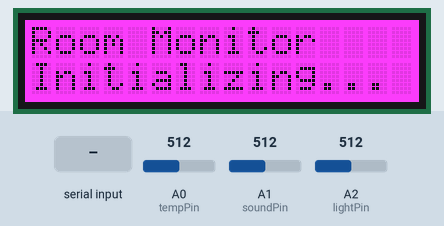
The sketch below on a simulated Arduino Uno, built with avr-gcc and run on an emulated ATmega328P. Parts: 16×2 character LCD. Inputs (shaded band) come from the test bench; at power-on: A0 (tempPin) = 512, A1 (soundPin) = 512, A2 (lightPin) = 512. What the sketch prints to the serial monitor is not drawn.

Above: at 3.2 s.
3.3 s: "1\n" received over Serial
At 4.3 s:
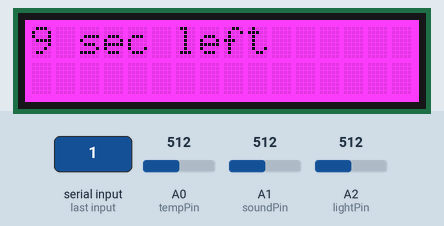
At 15.6 s:
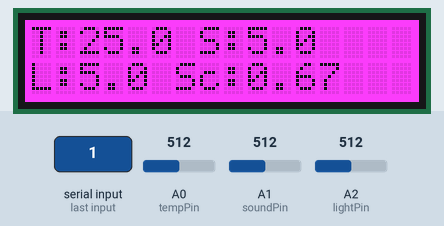
Timing chart, 0 to 16.2 s (numbered marks = the images above; inputs shaded):
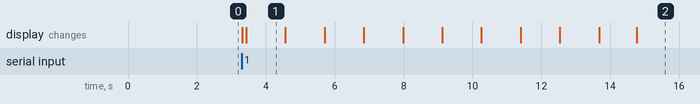

The sketch:

project.ino
```cpp
#include <Wire.h>
#include "rgb_lcd.h"
#include <Arduino.h>

// Initialize the LCD object
rgb_lcd lcd;

// Define RGB color values
const int colorR = 255;
const int colorG = 0;
const int colorB = 255;

// Pins for sensors
int B = 3975;            // B value of the thermistor
const int tempPin = A0;
const int soundPin = A1;
const int lightPin = A2;

// Structure to define a range with minimum and maximum values
struct Range {
    float min;
    float max;
};

// Ranges for normalization
const Range tempRange = {15.0, 25.0};    // Range for temperature
const Range lightRange = {0.0, 10.0};    // Range for light
const Range soundRange = {0.0, 10.0};    // Range for sound

// Weights for the score calculation
const float weightTemp = 0.34;
const float weightLight = 0.33;
const float weightSound = 0.33;

// Function to normalize a value within a range
float normalize(float value, float min, float max) {
    float normalized = (value - min) / (max - min);
    //return constrain(normalized, 0.0, 1.0); // Constrain between 0 and 1
    return normalized;
}

// Function to calculate the score
float calculateScore(float temp, float sound, float light) {
    float normalizedTemp = normalize(temp, tempRange.min, tempRange.max);
    Serial.println("Normalized Temperature: " + String(normalizedTemp));
    float normalizedSound = normalize(sound, soundRange.min, soundRange.max);
    Serial.println("Normalized Sound: " + String(normalizedSound));
    float normalizedLight = normalize(light, lightRange.min, lightRange.max);
    Serial.println("Normalized Light: " + String(normalizedLight));

    // Calculate the weighted score
    float score = (weightTemp * normalizedTemp) +
                  (weightSound * normalizedSound) +
                  (weightLight * normalizedLight);

    Serial.println("Score: " + String(score));
    return score;
}

void setup() {
  // Initialize LCD
  lcd.begin(16, 2);
  lcd.setRGB(colorR, colorG, colorB);

  // Initialize Serial communication
  Serial.begin(9600);
  while (!Serial) {
    ; // Wait for serial port to connect. Needed for native USB
  }

  // Display a startup message
  lcd.setCursor(0, 0);
  lcd.print("Room Monitor");
  lcd.setCursor(0, 1);
  lcd.print("Initializing...");

  delay(2000);

  Serial.println("ARDUINO: Waiting for room ID...");
}

void loop() {
  const int duration = 10000; // 10 seconds
  const int interval = 100; // Interval between readings in milliseconds
  const int numReadings = duration / interval;
  String room_id;

  float totalTemperature = 0;
  float totalSound = 0;
  float totalLight = 0;

  // Wait for the server to send the room_id
  while (Serial.available() == 0) {
    // Wait for server input
  }
  room_id = Serial.readStringUntil('\n');
  Serial.println("ARDUINO: Room ID set to: " + room_id);

  for (int i = 0; i < numReadings; i++) {
    // Read sensor values

    // Calculate the temperature and convert to degrees
    int val = analogRead(tempPin);
    float resistance = (float)(1023 - val) * 10000 / val;
    float temperature = 1 / (log(resistance / 10000) / B + 1 / 298.15) - 273.15;

    // Adjust conversion for your sensor
    float s = analogRead(soundPin);
    float sound = (s / 1023.0) * 10.0;

    float l = analogRead(lightPin);
    float light = (l / 1023.0) * 10.0;

    // Accumulate the readings
    totalTemperature += temperature;
    totalSound += sound;
    totalLight += light;

    // Display remaining time on the LCD
    int secondsLeft = (duration - (i * interval)) / 1000;
    lcd.clear();
    lcd.setCursor(0, 0);
    lcd.print(String(secondsLeft) + " sec left");

    // Wait for the next reading
    delay(interval);
  }

  // Compute the averages
  float avgTemperature = totalTemperature / numReadings;
  float avgSound = totalSound / numReadings;
  float avgLight = totalLight / numReadings;

  // Calculate score
  float score = calculateScore(avgTemperature, avgSound, avgLight);

  // Create a data collection to send to the server
  String data = room_id + "," + String(avgTemperature, 1) + "," + String(avgSound, 1) + "," + String(avgLight, 1) + "," + String(score);
  Serial.println(data);

  // Display data on the LCD
  lcd.clear();
  lcd.setCursor(0, 0);
  lcd.print("T:" + String(avgTemperature, 1) + " S:" + String(avgSound, 1));
  lcd.setCursor(0, 1);
  lcd.print("L:" + String(avgLight, 1) + " Sc:" + String(score));

  Serial.println("ARDUINO: Finish");

  // Stop the code
  while (true) {
    // Infinite loop to stop the code
  }
}
```

Measured:
- after the input at 3.3 s, the display: first changes at once (image 1 shows a later state)
